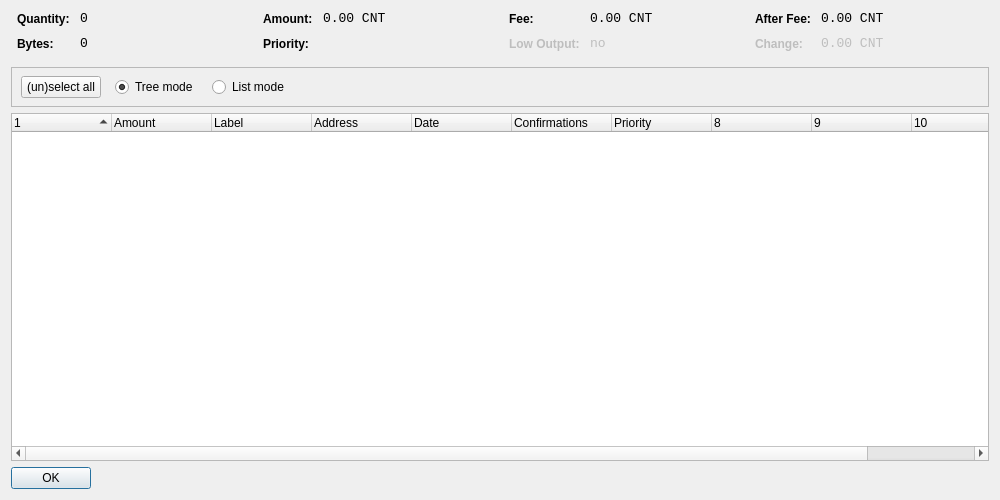
<?xml version="1.0" encoding="UTF-8"?>
<ui version="4.0">
 <class>CoinControlDialog</class>
 <widget class="QDialog" name="CoinControlDialog">
  <property name="geometry">
   <rect>
    <x>0</x>
    <y>0</y>
    <width>1000</width>
    <height>500</height>
   </rect>
  </property>
  <property name="windowTitle">
   <string>Coin Control</string>
  </property>
  <layout class="QVBoxLayout" name="verticalLayout">
   <item>
    <layout class="QHBoxLayout" name="horizontalLayoutTop" stretch="0,0,0,0">
     <property name="topMargin">
      <number>0</number>
     </property>
     <property name="bottomMargin">
      <number>10</number>
     </property>
     <item>
      <layout class="QFormLayout" name="formLayoutCoinControl1">
       <property name="horizontalSpacing">
        <number>10</number>
       </property>
       <property name="verticalSpacing">
        <number>10</number>
       </property>
       <property name="leftMargin">
        <number>6</number>
       </property>
       <property name="rightMargin">
        <number>6</number>
       </property>
       <item row="0" column="0">
        <widget class="QLabel" name="labelCoinControlQuantityText">
         <property name="styleSheet">
          <string notr="true">font-weight:bold;</string>
         </property>
         <property name="text">
          <string>Quantity:</string>
         </property>
        </widget>
       </item>
       <item row="0" column="1">
        <widget class="QLabel" name="labelCoinControlQuantity">
         <property name="font">
          <font>
           <family>Monospace</family>
           <pointsize>10</pointsize>
          </font>
         </property>
         <property name="cursor">
          <cursorShape>IBeamCursor</cursorShape>
         </property>
         <property name="contextMenuPolicy">
          <enum>Qt::ActionsContextMenu</enum>
         </property>
         <property name="text">
          <string notr="true">0</string>
         </property>
         <property name="textInteractionFlags">
          <set>Qt::LinksAccessibleByMouse|Qt::TextSelectableByKeyboard|Qt::TextSelectableByMouse</set>
         </property>
        </widget>
       </item>
       <item row="1" column="0">
        <widget class="QLabel" name="labelCoinControlBytesText">
         <property name="styleSheet">
          <string notr="true">font-weight:bold;</string>
         </property>
         <property name="text">
          <string>Bytes:</string>
         </property>
        </widget>
       </item>
       <item row="1" column="1">
        <widget class="QLabel" name="labelCoinControlBytes">
         <property name="font">
          <font>
           <family>Monospace</family>
           <pointsize>10</pointsize>
          </font>
         </property>
         <property name="cursor">
          <cursorShape>IBeamCursor</cursorShape>
         </property>
         <property name="contextMenuPolicy">
          <enum>Qt::ActionsContextMenu</enum>
         </property>
         <property name="text">
          <string notr="true">0</string>
         </property>
         <property name="textInteractionFlags">
          <set>Qt::LinksAccessibleByMouse|Qt::TextSelectableByKeyboard|Qt::TextSelectableByMouse</set>
         </property>
        </widget>
       </item>
      </layout>
     </item>
     <item>
      <layout class="QFormLayout" name="formLayoutCoinControl2">
       <property name="horizontalSpacing">
        <number>10</number>
       </property>
       <property name="verticalSpacing">
        <number>10</number>
       </property>
       <property name="leftMargin">
        <number>6</number>
       </property>
       <property name="rightMargin">
        <number>6</number>
       </property>
       <item row="0" column="0">
        <widget class="QLabel" name="labelCoinControlAmountText">
         <property name="styleSheet">
          <string notr="true">font-weight:bold;</string>
         </property>
         <property name="text">
          <string>Amount:</string>
         </property>
        </widget>
       </item>
       <item row="0" column="1">
        <widget class="QLabel" name="labelCoinControlAmount">
         <property name="font">
          <font>
           <family>Monospace</family>
           <pointsize>10</pointsize>
          </font>
         </property>
         <property name="cursor">
          <cursorShape>IBeamCursor</cursorShape>
         </property>
         <property name="contextMenuPolicy">
          <enum>Qt::ActionsContextMenu</enum>
         </property>
         <property name="text">
          <string notr="true">0.00 CNT</string>
         </property>
         <property name="textInteractionFlags">
          <set>Qt::LinksAccessibleByMouse|Qt::TextSelectableByKeyboard|Qt::TextSelectableByMouse</set>
         </property>
        </widget>
       </item>
       <item row="1" column="0">
        <widget class="QLabel" name="labelCoinControlPriorityText">
         <property name="styleSheet">
          <string notr="true">font-weight:bold;</string>
         </property>
         <property name="text">
          <string>Priority:</string>
         </property>
        </widget>
       </item>
       <item row="1" column="1">
        <widget class="QLabel" name="labelCoinControlPriority">
         <property name="font">
          <font>
           <family>Monospace</family>
           <pointsize>10</pointsize>
          </font>
         </property>
         <property name="cursor">
          <cursorShape>IBeamCursor</cursorShape>
         </property>
         <property name="contextMenuPolicy">
          <enum>Qt::ActionsContextMenu</enum>
         </property>
         <property name="text">
          <string/>
         </property>
         <property name="textInteractionFlags">
          <set>Qt::LinksAccessibleByMouse|Qt::TextSelectableByKeyboard|Qt::TextSelectableByMouse</set>
         </property>
        </widget>
       </item>
      </layout>
     </item>
     <item>
      <layout class="QFormLayout" name="formLayoutCoinControl3">
       <property name="horizontalSpacing">
        <number>10</number>
       </property>
       <property name="verticalSpacing">
        <number>10</number>
       </property>
       <property name="leftMargin">
        <number>6</number>
       </property>
       <property name="rightMargin">
        <number>6</number>
       </property>
       <item row="0" column="0">
        <widget class="QLabel" name="labelCoinControlFeeText">
         <property name="styleSheet">
          <string notr="true">font-weight:bold;</string>
         </property>
         <property name="text">
          <string>Fee:</string>
         </property>
        </widget>
       </item>
       <item row="0" column="1">
        <widget class="QLabel" name="labelCoinControlFee">
         <property name="font">
          <font>
           <family>Monospace</family>
           <pointsize>10</pointsize>
          </font>
         </property>
         <property name="cursor">
          <cursorShape>IBeamCursor</cursorShape>
         </property>
         <property name="contextMenuPolicy">
          <enum>Qt::ActionsContextMenu</enum>
         </property>
         <property name="text">
          <string notr="true">0.00 CNT</string>
         </property>
         <property name="textInteractionFlags">
          <set>Qt::LinksAccessibleByMouse|Qt::TextSelectableByKeyboard|Qt::TextSelectableByMouse</set>
         </property>
        </widget>
       </item>
       <item row="1" column="0">
        <widget class="QLabel" name="labelCoinControlLowOutputText">
         <property name="enabled">
          <bool>false</bool>
         </property>
         <property name="styleSheet">
          <string notr="true">font-weight:bold;</string>
         </property>
         <property name="text">
          <string>Low Output:</string>
         </property>
        </widget>
       </item>
       <item row="1" column="1">
        <widget class="QLabel" name="labelCoinControlLowOutput">
         <property name="enabled">
          <bool>false</bool>
         </property>
         <property name="font">
          <font>
           <family>Monospace</family>
           <pointsize>10</pointsize>
          </font>
         </property>
         <property name="cursor">
          <cursorShape>IBeamCursor</cursorShape>
         </property>
         <property name="contextMenuPolicy">
          <enum>Qt::ActionsContextMenu</enum>
         </property>
         <property name="text">
          <string notr="true">no</string>
         </property>
         <property name="textInteractionFlags">
          <set>Qt::LinksAccessibleByMouse|Qt::TextSelectableByKeyboard|Qt::TextSelectableByMouse</set>
         </property>
        </widget>
       </item>
      </layout>
     </item>
     <item>
      <layout class="QFormLayout" name="formLayoutCoinControl4">
       <property name="horizontalSpacing">
        <number>10</number>
       </property>
       <property name="verticalSpacing">
        <number>10</number>
       </property>
       <property name="leftMargin">
        <number>6</number>
       </property>
       <property name="rightMargin">
        <number>6</number>
       </property>
       <item row="0" column="0">
        <widget class="QLabel" name="labelCoinControlAfterFeeText">
         <property name="styleSheet">
          <string notr="true">font-weight:bold;</string>
         </property>
         <property name="text">
          <string>After Fee:</string>
         </property>
        </widget>
       </item>
       <item row="0" column="1">
        <widget class="QLabel" name="labelCoinControlAfterFee">
         <property name="font">
          <font>
           <family>Monospace</family>
           <pointsize>10</pointsize>
          </font>
         </property>
         <property name="cursor">
          <cursorShape>IBeamCursor</cursorShape>
         </property>
         <property name="contextMenuPolicy">
          <enum>Qt::ActionsContextMenu</enum>
         </property>
         <property name="text">
          <string notr="true">0.00 CNT</string>
         </property>
         <property name="textInteractionFlags">
          <set>Qt::LinksAccessibleByMouse|Qt::TextSelectableByKeyboard|Qt::TextSelectableByMouse</set>
         </property>
        </widget>
       </item>
       <item row="1" column="0">
        <widget class="QLabel" name="labelCoinControlChangeText">
         <property name="enabled">
          <bool>false</bool>
         </property>
         <property name="styleSheet">
          <string notr="true">font-weight:bold;</string>
         </property>
         <property name="text">
          <string>Change:</string>
         </property>
        </widget>
       </item>
       <item row="1" column="1">
        <widget class="QLabel" name="labelCoinControlChange">
         <property name="enabled">
          <bool>false</bool>
         </property>
         <property name="font">
          <font>
           <family>Monospace</family>
           <pointsize>10</pointsize>
          </font>
         </property>
         <property name="cursor">
          <cursorShape>IBeamCursor</cursorShape>
         </property>
         <property name="contextMenuPolicy">
          <enum>Qt::ActionsContextMenu</enum>
         </property>
         <property name="text">
          <string notr="true">0.00 CNT</string>
         </property>
         <property name="textInteractionFlags">
          <set>Qt::LinksAccessibleByMouse|Qt::TextSelectableByKeyboard|Qt::TextSelectableByMouse</set>
         </property>
        </widget>
       </item>
      </layout>
     </item>
    </layout>
   </item>
   <item>
    <widget class="QFrame" name="frame">
     <property name="minimumSize">
      <size>
       <width>0</width>
       <height>40</height>
      </size>
     </property>
     <property name="frameShape">
      <enum>QFrame::StyledPanel</enum>
     </property>
     <property name="frameShadow">
      <enum>QFrame::Sunken</enum>
     </property>
     <widget class="QWidget" name="horizontalLayoutWidget">
      <property name="geometry">
       <rect>
        <x>10</x>
        <y>0</y>
        <width>781</width>
        <height>41</height>
       </rect>
      </property>
      <layout class="QHBoxLayout" name="horizontalLayoutPanel" stretch="0,0,0,0,0">
       <property name="spacing">
        <number>14</number>
       </property>
       <item>
        <widget class="QPushButton" name="pushButtonSelectAll">
         <property name="sizePolicy">
          <sizepolicy hsizetype="Maximum" vsizetype="Fixed">
           <horstretch>0</horstretch>
           <verstretch>0</verstretch>
          </sizepolicy>
         </property>
         <property name="text">
          <string>(un)select all</string>
         </property>
        </widget>
       </item>
       <item>
        <widget class="QRadioButton" name="radioTreeMode">
         <property name="sizePolicy">
          <sizepolicy hsizetype="Maximum" vsizetype="Fixed">
           <horstretch>0</horstretch>
           <verstretch>0</verstretch>
          </sizepolicy>
         </property>
         <property name="text">
          <string>Tree mode</string>
         </property>
         <property name="checked">
          <bool>true</bool>
         </property>
        </widget>
       </item>
       <item>
        <widget class="QRadioButton" name="radioListMode">
         <property name="sizePolicy">
          <sizepolicy hsizetype="Maximum" vsizetype="Fixed">
           <horstretch>0</horstretch>
           <verstretch>0</verstretch>
          </sizepolicy>
         </property>
         <property name="text">
          <string>List mode</string>
         </property>
        </widget>
       </item>
       <item>
        <spacer name="horizontalSpacer">
         <property name="orientation">
          <enum>Qt::Horizontal</enum>
         </property>
         <property name="sizeHint" stdset="0">
          <size>
           <width>40</width>
           <height>20</height>
          </size>
         </property>
        </spacer>
       </item>
      </layout>
     </widget>
    </widget>
   </item>
   <item>
    <widget class="CoinControlTreeWidget" name="treeWidget">
     <property name="contextMenuPolicy">
      <enum>Qt::CustomContextMenu</enum>
     </property>
     <property name="sortingEnabled">
      <bool>false</bool>
     </property>
     <property name="columnCount">
      <number>11</number>
     </property>
     <attribute name="headerShowSortIndicator" stdset="0">
      <bool>true</bool>
     </attribute>
     <attribute name="headerStretchLastSection">
      <bool>false</bool>
     </attribute>
     <column>
      <property name="text">
       <string/>
      </property>
     </column>
     <column>
      <property name="text">
       <string>Amount</string>
      </property>
     </column>
     <column>
      <property name="text">
       <string>Label</string>
      </property>
     </column>
     <column>
      <property name="text">
       <string>Address</string>
      </property>
     </column>
     <column>
      <property name="text">
       <string>Date</string>
      </property>
     </column>
     <column>
      <property name="text">
       <string>Confirmations</string>
      </property>
      <property name="toolTip">
       <string>Confirmed</string>
      </property>
     </column>
     <column>
      <property name="text">
       <string>Priority</string>
      </property>
     </column>
     <column>
      <property name="text">
       <string/>
      </property>
     </column>
     <column>
      <property name="text">
       <string/>
      </property>
     </column>
     <column>
      <property name="text">
       <string/>
      </property>
     </column>
     <column>
      <property name="text">
       <string/>
      </property>
     </column>
    </widget>
   </item>
   <item>
    <widget class="QDialogButtonBox" name="buttonBox">
     <property name="sizePolicy">
      <sizepolicy hsizetype="Maximum" vsizetype="Fixed">
       <horstretch>0</horstretch>
       <verstretch>0</verstretch>
      </sizepolicy>
     </property>
     <property name="orientation">
      <enum>Qt::Horizontal</enum>
     </property>
     <property name="standardButtons">
      <set>QDialogButtonBox::Ok</set>
     </property>
    </widget>
   </item>
  </layout>
 </widget>
 <customwidgets>
  <customwidget>
   <class>CoinControlTreeWidget</class>
   <extends>QTreeWidget</extends>
   <header>coincontroltreewidget.h</header>
  </customwidget>
 </customwidgets>
 <resources/>
 <connections/>
</ui>
